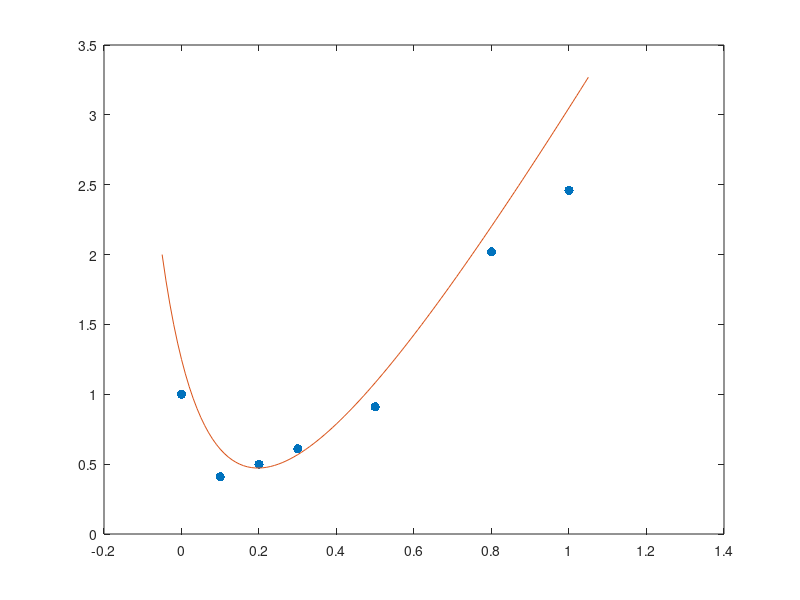

Here is the MATLAB script that generated this plot:
x = [0.0, 0.1, 0.2, 0.3, 0.5, 0.8, 1.0];
y = [1.0 0.41, 0.50, 0.61, 0.91, 2.02, 2.46];
x0 = [-0.05:0.01:1.05];

plot(x, y, '.', 'MarkerSize', 20);
hold on;

y0 = 5*(x0+0.25)+(1./(x0+0.25))-4;
plot(x0, y0);
